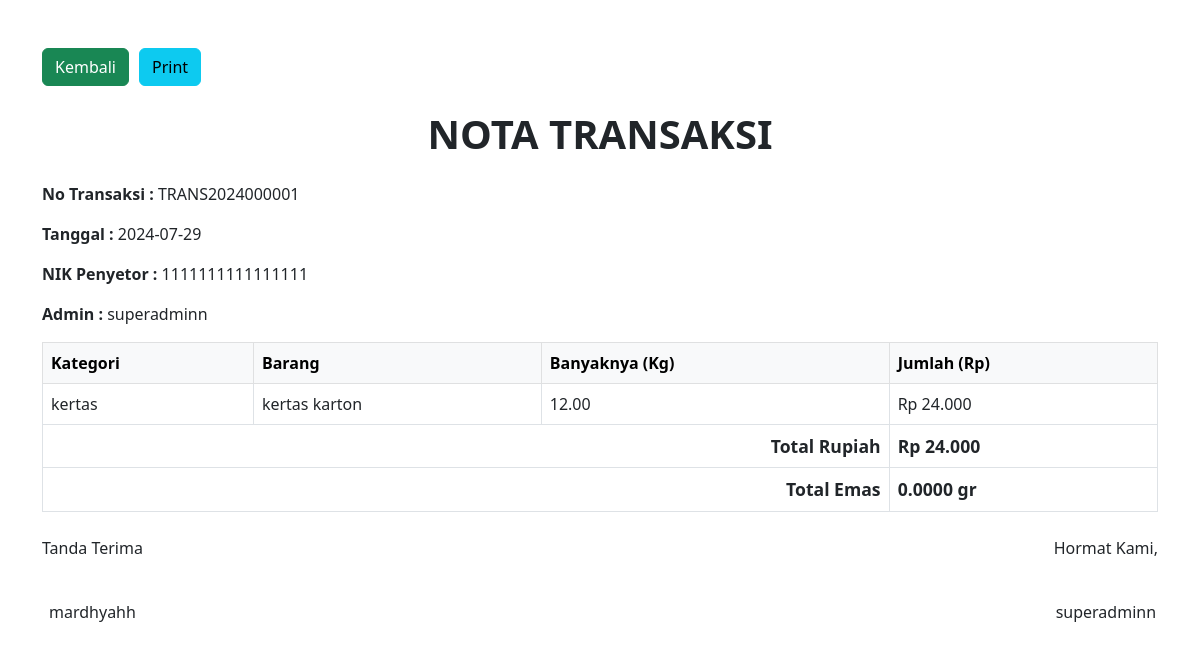
Page /nota.php?id_transaksi=TRANS2024000001 (signed in) on the committed database.
### tables this page shows
CREATE TABLE `transaksi` (
  `no` int(11) NOT NULL,
  `id` varchar(200) NOT NULL,
  `id_user` int(100) NOT NULL,
  `jenis_transaksi` varchar(50) NOT NULL,
  `date` date NOT NULL,
  `time` time NOT NULL
);

CREATE TABLE `user` (
  `id` int(200) NOT NULL,
  `email` varchar(255) DEFAULT NULL,
  `username` varchar(255) NOT NULL,
  `password` varchar(255) NOT NULL,
  `nama` varchar(40) NOT NULL,
  `notelp` varchar(200) DEFAULT NULL,
  `nik` varchar(200) DEFAULT NULL,
  `alamat` varchar(255) DEFAULT NULL,
  `tgl_lahir` date NOT NULL,
  `kelamin` enum('Pria','Wanita') NOT NULL,
  `role` enum('superadmin','admin','nasabah') NOT NULL,
  `created_at` timestamp NOT NULL DEFAULT current_timestamp() ON UPDATE current_timestamp(),
  `status` tinyint(1) DEFAULT 0
);

CREATE TABLE `setor_sampah` (
  `no` int(11) NOT NULL,
  `id_transaksi` varchar(200) NOT NULL,
  `id_sampah` varchar(200) NOT NULL,
  `jumlah_kg` decimal(65,2) NOT NULL,
  `jumlah_rp` decimal(11,2) NOT NULL,
  `jumlah_emas` decimal(65,4) NOT NULL
);

CREATE TABLE `kategori_sampah` (
  `id` varchar(200) NOT NULL,
  `name` varchar(100) NOT NULL,
  `created_at` bigint(20) NOT NULL
);

CREATE TABLE `sampah` (
  `id` varchar(200) NOT NULL,
  `id_kategori` varchar(200) NOT NULL,
  `jenis` varchar(40) NOT NULL,
  `harga` int(11) NOT NULL,
  `harga_pusat` int(11) DEFAULT 0,
  `jumlah` decimal(65,2) NOT NULL DEFAULT 0.00
);

### fungsi.php (called while the page is built, shortened)
<?php
function getUserData($koneksi, $username)
{
    $query = "SELECT u.id, u.username, u.nama, u.nik, u.created_at AS tanggal_bergabung, u.role,
                     d.uang, d.emas
              FROM user u
              LEFT JOIN dompet d ON u.id = d.id_user
              WHERE u.username = ?";
    $stmt = $koneksi->prepare($query);
    $stmt->bind_param("s", $username);
    $stmt->execute();
    $result = $stmt->get_result();
    if ($result) {
        return $result->fetch_assoc();
    } else {
        die("Error fetching data: " . $koneksi->error);
    }
}

### nota.php (the view, shortened to what this page needs)
<?php
include 'header.php';
include 'fungsi.php';
$username = $_SESSION['username'];
$data = getUserData($koneksi, $username);
$nama_admin = $data['nama'];
$id_transaksi = isset($_GET['id_transaksi']) ? $_GET['id_transaksi'] : '';
if ($id_transaksi) {
    $transaksi_query = "SELECT t.*, u1.nik AS nik_penyetor, u1.nama AS nama_penyetor, t.jenis_transaksi
                        FROM transaksi t
                        JOIN user u1 ON t.id_user = u1.id
                        WHERE t.id = ?";
    if ($stmt = $conn->prepare($transaksi_query)) {
        $stmt->bind_param("s", $id_transaksi);
        $stmt->execute();
        $result = $stmt->get_result();
        $transaksi = $result->fetch_assoc();
        if ($transaksi) {
            if ($transaksi['jenis_transaksi'] == 'setor_sampah') {
                $items_query = "SELECT s.jenis as barang_name, ks.name as kategori_name, ss.jumlah_kg, ss.jumlah_rp, ss.jumlah_emas
                                FROM setor_sampah ss
                                JOIN sampah s ON ss.id_sampah = s.id
                                JOIN kategori_sampah ks ON s.id_kategori = ks.id
                                WHERE ss.id_transaksi = ?";
                if ($items_stmt = $conn->prepare($items_query)) {
                    $items_stmt->bind_param("s", $id_transaksi);
                    $items_stmt->execute();
                    $items_result = $items_stmt->get_result();
                    $items = [];
                    while ($item = $items_result->fetch_assoc()) {
                        $items[] = $item;
                    }
                } else {
                    echo "Error preparing statement for setor_sampah: " . $conn->error;
                }
            }
        } else {
            echo "No transaction found with the given ID.";
        }
    } else {
        echo "Error preparing statement for transaction: " . $conn->error;
    }
} else {
    echo "Transaction ID is missing.";
}
?>
<!DOCTYPE html>
<html lang="en">
<head>
    <link href="https://cdn.jsdelivr.net/npm/bootstrap@5.3.0/dist/css/bootstrap.min.css" rel="stylesheet">
</head>
<body>
    <div class="container mt-5">
        <div class="d-flex justify-content-start no-print">
            <button class="btn btn-success" onclick="window.history.back()">Kembali</button>
            <button class="btn btn-info print-button" onclick="window.print()">Print</button>
        </div>
        <div class="text-center mt-4">
            <h1 class="nota-title">Nota Transaksi</h1>
        </div>
        <?php if (!empty($transaksi)): ?>
            <div class="mt-4">
                <p><strong>No Transaksi :</strong> <?php echo htmlspecialchars($transaksi['id']); ?></p>
                <p><strong>Tanggal :</strong> <?php echo htmlspecialchars($transaksi['date']); ?></p>
                <p><strong>NIK Penyetor :</strong> <?php echo htmlspecialchars($transaksi['nik_penyetor']); ?></p>
                <p><strong>Admin :</strong> <?php echo htmlspecialchars($nama_admin); ?></p>
            </div>
            <?php if ($transaksi['jenis_transaksi'] == 'setor_sampah' && !empty($items)): ?>
                <table class="table table-bordered">
                    <thead class="table-light">
                        <tr>
                            <th>Kategori</th>
                            <th>Barang</th>
                            <th>Banyaknya (Kg)</th>
                            <th>Jumlah (Rp)</th>
                        </tr>
                    </thead>
                    <tbody>
                        <?php if (!empty($items)): ?>
                            <?php foreach ($items as $item): ?>
                                <tr>
                                    <td><?php echo htmlspecialchars($item['kategori_name']); ?></td>
                                    <td><?php echo htmlspecialchars($item['barang_name']); ?></td>
                                    <td><?php echo htmlspecialchars($item['jumlah_kg']); ?></td>
                                    <td><?php echo 'Rp ' . number_format($item['jumlah_rp'], 0, ',', '.'); ?></td>
                                </tr>
                            <?php endforeach; ?>
                        <?php else: ?>
                            <tr>
                                <td colspan="4" class="text-center">No items found for this transaction.</td>
                            </tr>
                        <?php endif; ?>
                    </tbody>
                    <tfoot>
                        <tr>
                            <th colspan="3" class="text-end">Total Rupiah</th>
                            <th><?php echo 'Rp ' . number_format(array_sum(array_column($items, 'jumlah_rp')), 0, ',', '.'); ?>
                            </th>
                        </tr>
                        <tr>
                            <th colspan="3" class="text-end">Total Emas</th>
                            <th><?php echo number_format($item['jumlah_emas'], 4, '.', '.'); ?> gr
                            </th>
                        </tr>
                    </tfoot>
                </table>
            <?php endif; ?>
            <div class="d-flex justify-content-between mt-4">
                <div class="text-center">
                    <p>Tanda Terima</p><br>
                    <p><?php echo htmlspecialchars($transaksi['nama_penyetor']); ?></p>
                </div>
                <div class="text-center">
                    <p>Hormat Kami,</p><br>
                    <p><?php echo htmlspecialchars($nama_admin); ?></p>
                </div>
            </div>
        <?php else: ?>
            <p class="text-center text-danger mt-4">Invalid or missing transaction details.</p>
        <?php endif; ?>
    </div>
</body>
</html>

### nota.php (style rules this page uses)
.print-button { margin-left: 10px; }
.nota-title { text-transform: uppercase; font-weight: bold; }
.table th, .table td { vertical-align: middle; }
.table tfoot th { font-size: 1.1rem; }

### rows in the picture
transaksi: id "TRANS2024000001", date "2024-07-29", id_user.nik "1111111111111111", id_user.nama "mardhyahh"
user: nama "superadminn"
setor_sampah: kategori_sampah.name "kertas", id_sampah.jenis "kertas karton", jumlah_kg "12.00", jumlah_rp "24.000", jumlah_emas "0.0000"

### other values in the picture
array_sum(array_column($items, 'jumlah_rp')) "24.000"
